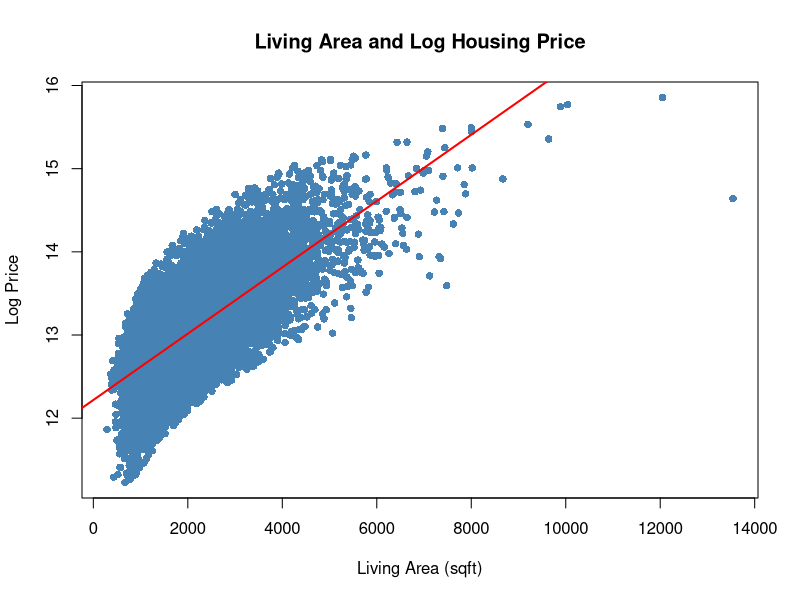
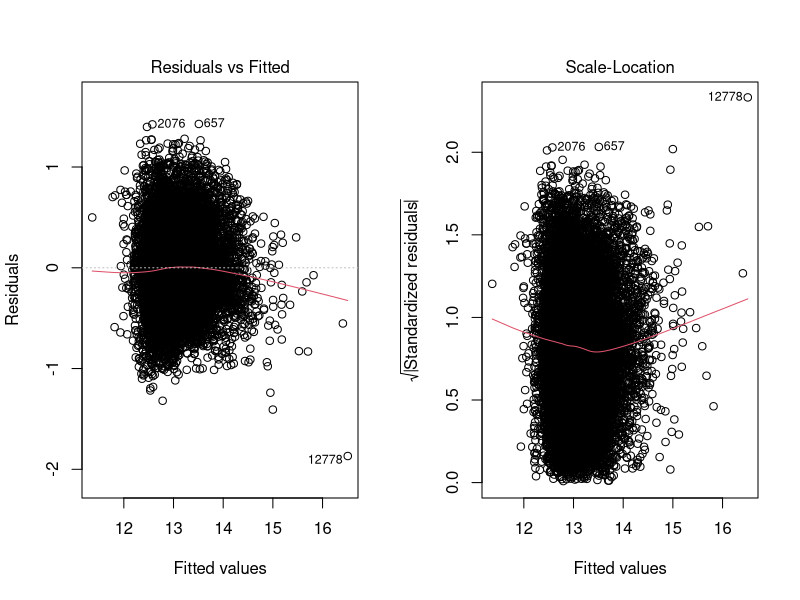

Write R code to recreate these figures, in order.

# Final Analysis
# Housing Prices in King County
# Housing Characteristics Analysis
# By Tianyue Jia
#============================================================

# Be sure to set your working directory

#============================================================
# Data about housing prices and characteristics
#============================================================

# Load dataset
library(readxl)
house <- read_excel("data.xlsx")

# Examine structure of the dataset
str(house)

# Summary statistics
summary(house)

#============================================================
# Isolate the variables needed for analysis
#============================================================

# Select relevant variables:
# price, living area, bedrooms, bathrooms, grade, zipcode, date
house_red <- house[, c("price",
                       "sqft_living",
                       "bedrooms",
                       "bathrooms",
                       "grade",
                       "zipcode",
                       "date")]

# Check structure of reduced dataset
str(house_red)

#============================================================
# Create new variable: log of price
#============================================================

# Log transformation of price
house_red$price <- as.numeric(house_red$price)
house_red$log_price <- log(house_red$price)

# Check summary of new variable
summary(house_red$log_price)

#============================================================
# Scatter plot: living area vs log price
#============================================================

# x = living area (predictor)
# y = log price (response variable)
plot(house_red$sqft_living,
     house_red$log_price,
     main = "Living Area and Log Housing Price",
     xlab = "Living Area (sqft)",
     ylab = "Log Price",
     pch = 16,
     col = "steelblue")

# Line of best fit (linear model)
abline(lm(log_price ~ sqft_living, data = house_red),
       col = "red",
       lwd = 2)

#============================================================
# Multiple linear regression model
#============================================================

# Model:
# log_price ~ housing characteristics + controls
model <- lm(log_price ~ sqft_living +
              bedrooms +
              bathrooms +
              grade +
              zipcode,
            data = house_red)

# View regression results
summary(model)

#============================================================
# Model Diagnostics: Residual Analysis
#============================================================

# Residual vs Fitted plot
# Scale-Location plot
par(mfrow = c(1, 2))

plot(model, which = 1)
plot(model, which = 3)

par(mfrow = c(1, 1))

# Breusch-Pagan test for heteroskedasticity
if (!requireNamespace("lmtest", quietly = TRUE)) {
  install.packages("lmtest")
}

bp_test <- lmtest::bptest(model)

print(bp_test)

#============================================================
# Weighted Least Squares (WLS)
#============================================================

# Use the same observations as the OLS model
model_data <- model.frame(model)

# Estimate error variance using OLS residuals
variance_model <- lm(
  log(residuals(model)^2 + 1e-6) ~ fitted(model)
)

# Calculate inverse-variance weights
estimated_variance <- exp(fitted(variance_model))

wls_weights <- 1 / estimated_variance

# Fit the WLS model
wls_model <- lm(
  formula(model),
  data = model_data,
  weights = wls_weights
)

# View WLS regression results
summary(wls_model)

#============================================================
# Compare OLS and WLS Model Fit
#============================================================

# Compare R-squared values
# Note: Weighted and unweighted R-squared
# values are not directly comparable.

model_fit <- data.frame(
  Model = c("OLS", "WLS"),
  R_squared = c(
    summary(model)$r.squared,
    summary(wls_model)$r.squared
  )
)

print(model_fit)

#============================================================
# Predictive Accuracy: OLS vs WLS
#============================================================

# Split data into training (80%) and testing (20%)
set.seed(2026)

train_index <- sample(
  seq_len(nrow(model_data)),
  size = floor(0.8 * nrow(model_data))
)

train <- model_data[train_index, ]
test <- model_data[-train_index, ]

# Fit OLS using training data
ols_train <- lm(
  formula(model),
  data = train
)

# Estimate conditional error variance
# using training data only
variance_train <- lm(
  log(residuals(ols_train)^2 + 1e-6) ~ fitted(ols_train)
)

# Calculate training weights
train_weights <- 1 / exp(fitted(variance_train))

# Fit WLS using training data
wls_train <- lm(
  formula(model),
  data = train,
  weights = train_weights
)

# Predict log prices on the testing dataset
ols_pred <- predict(
  ols_train,
  newdata = test
)

wls_pred <- predict(
  wls_train,
  newdata = test
)

# Calculate Root Mean Squared Error (RMSE)
ols_rmse <- sqrt(
  mean((test$log_price - ols_pred)^2)
)

wls_rmse <- sqrt(
  mean((test$log_price - wls_pred)^2)
)

# Calculate Mean Absolute Error (MAE)
ols_mae <- mean(
  abs(test$log_price - ols_pred)
)

wls_mae <- mean(
  abs(test$log_price - wls_pred)
)

# Compare predictive performance
comparison <- data.frame(
  Model = c("OLS", "WLS"),
  RMSE = c(ols_rmse, wls_rmse),
  MAE = c(ols_mae, wls_mae)
)

print(comparison)

# Evaluate prediction improvement
if (wls_rmse < ols_rmse) {
  print("WLS improved predictive accuracy based on test RMSE.")
} else {
  print("WLS did not improve predictive accuracy based on test RMSE.")
}

#============================================================
# End of Analysis
#============================================================
